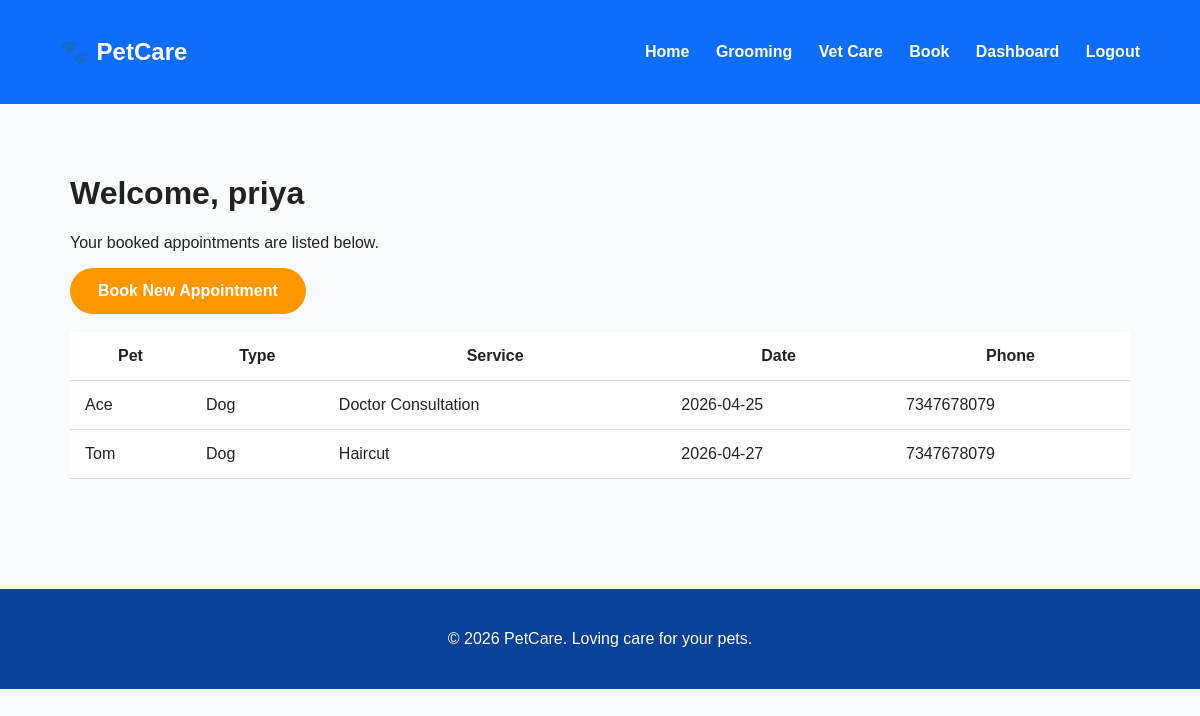
The page /dashboard (signed in) on the database its author committed.
### app.py (models this page shows)
class User(UserMixin, db.Model):
    id = db.Column(db.Integer, primary_key=True)
    name = db.Column(db.String(120), nullable=False)
    email = db.Column(db.String(150), unique=True, nullable=False)
    password = db.Column(db.String(200), nullable=False)

class Appointment(db.Model):
    id = db.Column(db.Integer, primary_key=True)
    owner_name = db.Column(db.String(120), nullable=False)
    pet_name = db.Column(db.String(120), nullable=False)
    pet_type = db.Column(db.String(80), nullable=False)
    service = db.Column(db.String(120), nullable=False)
    date = db.Column(db.String(80), nullable=False)
    phone = db.Column(db.String(20), nullable=False)
    message = db.Column(db.Text)
    user_id = db.Column(db.Integer, db.ForeignKey("user.id"))

### app.py (the view)
@app.route("/dashboard")
@login_required
def dashboard():
    appointments = Appointment.query.filter_by(user_id=current_user.id).all()
    return render_template("dashboard.html", appointments=appointments)

### app.py (called while the page is built)
@login_manager.user_loader
def load_user(user_id):
    return User.query.get(int(user_id))

### templates/dashboard.html
{% extends "base.html" %}
{% block content %}
<h1>Welcome, {{ current_user.name }}</h1>
<p>Your booked appointments are listed below.</p>
<a href="/book" class="btn">Book New Appointment</a>
<br><br>
<table>
    <tr>
        <th>Pet</th>
        <th>Type</th>
        <th>Service</th>
        <th>Date</th>
        <th>Phone</th>
    </tr>
    {% for appointment in appointments %}
    <tr>
        <td>{{ appointment.pet_name }}</td>
        <td>{{ appointment.pet_type }}</td>
        <td>{{ appointment.service }}</td>
        <td>{{ appointment.date }}</td>
        <td>{{ appointment.phone }}</td>
    </tr>
    {% endfor %}
</table>
{% endblock %}

### templates/base.html (style rules this page uses)
body { margin: 0; font-family: Arial, sans-serif; background: #f8fbff; color: #222; }
.btn { background: #ff9800; color: white; padding: 14px 28px; border-radius: 30px; text-decoration: none; display: inline-block; border: none; cursor: pointer; font-weight: bold; }
table { width: 100%; background: white; border-collapse: collapse; }
th, td { padding: 15px; border-bottom: 1px solid #ddd; }

### rows shown on the page
User: name "priya"
Appointment: pet_name "Ace", pet_type "Dog", service "Doctor Consultation", date "2026-04-25", phone "7347678079"
Appointment: pet_name "Tom", pet_type "Dog", service "Haircut", date "2026-04-27", phone "7347678079"
